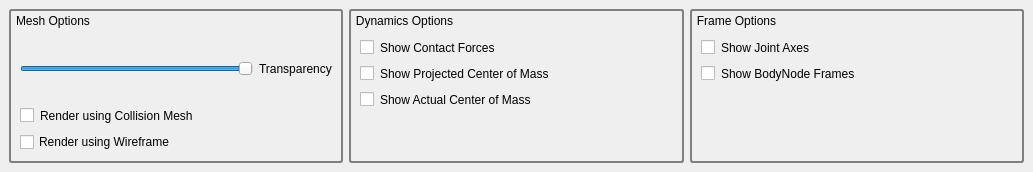
<?xml version="1.0" encoding="UTF-8"?>
<ui version="4.0">
 <class>VisualizationTab</class>
 <widget class="QDockWidget" name="VisualizationTab">
  <property name="geometry">
   <rect>
    <x>0</x>
    <y>0</y>
    <width>1033</width>
    <height>172</height>
   </rect>
  </property>
  <property name="autoFillBackground">
   <bool>false</bool>
  </property>
  <property name="styleSheet">
   <string notr="true">QDockWidget { 
   font: 0.5pt &quot;Ubuntu&quot;;
   color:rgb(255, 255,255);
}
QDockWidget::title {
     text-align: left;
     subcontrol-position: top left;
     position: absolute;
     top: 0px; left: 0px; bottom: 0px;
 }
QDockWidget::close-button, QDockWidget::float-button {
    icon-size: 14px; /* maximum icon size */
 }
QDockWidget::close-button {
     subcontrol-position: top right;
     position: absolute;
     top: 0px; right: 5px; bottom: 0px;
     width: 14px;
 }

QDockWidget::float-button {
     subcontrol-position: top right;
     position: absolute;
     top: 0px; right: 20px; bottom: 0px;
     width: 14px;
 }</string>
  </property>
  <property name="windowTitle">
   <string>Visualization</string>
  </property>
  <widget class="QWidget" name="dockWidgetContents">
   <layout class="QHBoxLayout" name="horizontalLayout_8">
    <item>
     <widget class="QGroupBox" name="groupBox">
      <property name="sizePolicy">
       <sizepolicy hsizetype="MinimumExpanding" vsizetype="MinimumExpanding">
        <horstretch>1</horstretch>
        <verstretch>1</verstretch>
       </sizepolicy>
      </property>
      <property name="styleSheet">
       <string notr="true">QGroupBox { 
   border: 2px solid gray; 
   border-radius: 3px; 
}

QGroupBox::title { 
    background-color: transparent;
    subcontrol-position: top left; /* position at the top left*/ 
    padding-top: 5px;
    padding-left: 5px;
 } </string>
      </property>
      <property name="title">
       <string>Mesh Options</string>
      </property>
      <layout class="QVBoxLayout" name="verticalLayout">
       <property name="topMargin">
        <number>27</number>
       </property>
       <item>
        <layout class="QHBoxLayout" name="horizontalLayout_2">
         <item>
          <widget class="QSlider" name="sliderTransparency">
           <property name="maximum">
            <number>100</number>
           </property>
           <property name="singleStep">
            <number>5</number>
           </property>
           <property name="value">
            <number>100</number>
           </property>
           <property name="orientation">
            <enum>Qt::Horizontal</enum>
           </property>
           <property name="invertedAppearance">
            <bool>false</bool>
           </property>
           <property name="tickPosition">
            <enum>QSlider::NoTicks</enum>
           </property>
          </widget>
         </item>
         <item>
          <widget class="QLabel" name="label">
           <property name="text">
            <string>Transparency</string>
           </property>
          </widget>
         </item>
        </layout>
       </item>
       <item>
        <layout class="QHBoxLayout" name="horizontalLayout">
         <item>
          <widget class="QCheckBox" name="checkBoxRenderUsingCollsionMesh">
           <property name="styleSheet">
            <string notr="true">border: 0px solid gray; 
     border-radius: 3px; </string>
           </property>
           <property name="text">
            <string>Render using Collision Mesh</string>
           </property>
          </widget>
         </item>
         <item>
          <spacer name="horizontalSpacer_2">
           <property name="orientation">
            <enum>Qt::Horizontal</enum>
           </property>
           <property name="sizeHint" stdset="0">
            <size>
             <width>40</width>
             <height>20</height>
            </size>
           </property>
          </spacer>
         </item>
        </layout>
       </item>
       <item>
        <layout class="QHBoxLayout" name="horizontalLayout_9">
         <item>
          <widget class="QCheckBox" name="checkBoxRenderWireframe">
           <property name="text">
            <string>Render using Wireframe</string>
           </property>
          </widget>
         </item>
         <item>
          <spacer name="horizontalSpacer_8">
           <property name="orientation">
            <enum>Qt::Horizontal</enum>
           </property>
           <property name="sizeHint" stdset="0">
            <size>
             <width>40</width>
             <height>20</height>
            </size>
           </property>
          </spacer>
         </item>
        </layout>
       </item>
      </layout>
     </widget>
    </item>
    <item>
     <widget class="QGroupBox" name="groupBox_2">
      <property name="sizePolicy">
       <sizepolicy hsizetype="MinimumExpanding" vsizetype="MinimumExpanding">
        <horstretch>1</horstretch>
        <verstretch>1</verstretch>
       </sizepolicy>
      </property>
      <property name="styleSheet">
       <string notr="true">QGroupBox { 
   border: 2px solid gray; 
   border-radius: 3px; 
}

QGroupBox::title { 
    background-color: transparent;
    subcontrol-position: top left; /* position at the top left*/ 
    padding-top: 5px;
    padding-left: 5px;
 } </string>
      </property>
      <property name="title">
       <string>Dynamics Options</string>
      </property>
      <layout class="QVBoxLayout" name="verticalLayout_2">
       <property name="topMargin">
        <number>27</number>
       </property>
       <item>
        <layout class="QHBoxLayout" name="horizontalLayout_3">
         <item>
          <widget class="QCheckBox" name="checkBoxShowContactForces">
           <property name="styleSheet">
            <string notr="true">border: 0px solid gray; 
     border-radius: 3px; </string>
           </property>
           <property name="text">
            <string>Show Contact Forces</string>
           </property>
          </widget>
         </item>
         <item>
          <spacer name="horizontalSpacer_3">
           <property name="orientation">
            <enum>Qt::Horizontal</enum>
           </property>
           <property name="sizeHint" stdset="0">
            <size>
             <width>40</width>
             <height>20</height>
            </size>
           </property>
          </spacer>
         </item>
        </layout>
       </item>
       <item>
        <layout class="QHBoxLayout" name="horizontalLayout_4">
         <item>
          <widget class="QCheckBox" name="checkBoxShowProjCoM">
           <property name="styleSheet">
            <string notr="true">border: 0px solid gray; 
     border-radius: 3px; </string>
           </property>
           <property name="text">
            <string>Show Projected Center of Mass</string>
           </property>
          </widget>
         </item>
         <item>
          <spacer name="horizontalSpacer_4">
           <property name="orientation">
            <enum>Qt::Horizontal</enum>
           </property>
           <property name="sizeHint" stdset="0">
            <size>
             <width>40</width>
             <height>20</height>
            </size>
           </property>
          </spacer>
         </item>
        </layout>
       </item>
       <item>
        <layout class="QHBoxLayout" name="horizontalLayout_5">
         <item>
          <widget class="QCheckBox" name="checkBoxShowCoM">
           <property name="styleSheet">
            <string notr="true">border: 0px solid gray; 
     border-radius: 3px; </string>
           </property>
           <property name="text">
            <string>Show Actual Center of Mass</string>
           </property>
          </widget>
         </item>
         <item>
          <spacer name="horizontalSpacer_5">
           <property name="orientation">
            <enum>Qt::Horizontal</enum>
           </property>
           <property name="sizeHint" stdset="0">
            <size>
             <width>40</width>
             <height>20</height>
            </size>
           </property>
          </spacer>
         </item>
        </layout>
       </item>
       <item>
        <spacer name="verticalSpacer_3">
         <property name="orientation">
          <enum>Qt::Vertical</enum>
         </property>
         <property name="sizeHint" stdset="0">
          <size>
           <width>20</width>
           <height>0</height>
          </size>
         </property>
        </spacer>
       </item>
      </layout>
     </widget>
    </item>
    <item>
     <widget class="QGroupBox" name="groupBox_3">
      <property name="sizePolicy">
       <sizepolicy hsizetype="MinimumExpanding" vsizetype="MinimumExpanding">
        <horstretch>1</horstretch>
        <verstretch>1</verstretch>
       </sizepolicy>
      </property>
      <property name="styleSheet">
       <string notr="true">QGroupBox { 
   border: 2px solid gray; 
   border-radius: 3px; 
}

QGroupBox::title { 
    background-color: transparent;
    subcontrol-position: top left; /* position at the top left*/ 
    padding-top: 5px;
    padding-left: 5px;
 } </string>
      </property>
      <property name="title">
       <string>Frame Options</string>
      </property>
      <layout class="QVBoxLayout" name="verticalLayout_3">
       <property name="topMargin">
        <number>27</number>
       </property>
       <item>
        <layout class="QHBoxLayout" name="horizontalLayout_6">
         <item>
          <widget class="QCheckBox" name="checkBoxShowJointAxes">
           <property name="styleSheet">
            <string notr="true">border: 0px solid gray; 
     border-radius: 3px; </string>
           </property>
           <property name="text">
            <string>Show Joint Axes</string>
           </property>
          </widget>
         </item>
         <item>
          <spacer name="horizontalSpacer_6">
           <property name="orientation">
            <enum>Qt::Horizontal</enum>
           </property>
           <property name="sizeHint" stdset="0">
            <size>
             <width>40</width>
             <height>20</height>
            </size>
           </property>
          </spacer>
         </item>
        </layout>
       </item>
       <item>
        <layout class="QHBoxLayout" name="horizontalLayout_7">
         <item>
          <widget class="QCheckBox" name="checkBoxShowBodyNodeFrames">
           <property name="styleSheet">
            <string notr="true">border: 0px solid gray; 
     border-radius: 3px; </string>
           </property>
           <property name="text">
            <string>Show BodyNode Frames</string>
           </property>
          </widget>
         </item>
         <item>
          <spacer name="horizontalSpacer_7">
           <property name="orientation">
            <enum>Qt::Horizontal</enum>
           </property>
           <property name="sizeHint" stdset="0">
            <size>
             <width>40</width>
             <height>20</height>
            </size>
           </property>
          </spacer>
         </item>
        </layout>
       </item>
       <item>
        <spacer name="verticalSpacer_2">
         <property name="orientation">
          <enum>Qt::Vertical</enum>
         </property>
         <property name="sizeHint" stdset="0">
          <size>
           <width>20</width>
           <height>27</height>
          </size>
         </property>
        </spacer>
       </item>
      </layout>
     </widget>
    </item>
   </layout>
  </widget>
 </widget>
 <resources/>
 <connections/>
</ui>
